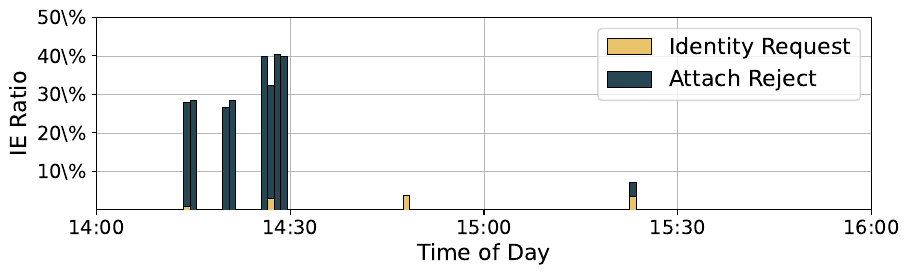

The script that saved this image:
# Visualize Cellular Network Captures

# Import all prerequisite packages
import pandas as pd
import matplotlib
import matplotlib.pyplot as plt
from datetime import datetime
import numpy as np
from pathlib import Path

# Function to plot capture results on a 24 hour scale
def plot_data(connections_file, file_path):

    # Message Dict
    message_ratios_dict = {"Identity Request": [],
                           "Attach Reject": [],
                           "TAU Reject": [],
                           "Detach Request": [],
                           "Attach Reject": [],
                           "Service Reject": []}
    # Message color settings
    message_color_dict = {'Identity Request':               '#E9C46A',
                          'Authentication Reject':          '#BB2532',
                          'Location Updating Reject':       '#21A179',
                          'CM Service Reject':              '#D76A03',
                          'Attach Reject':                  '#264653',
                          'Detach Request':                 '#F4A261',
                          'RAU Reject':                     '#BB2532',
                          'Authentication Cipher Reject':   '#21A179',
                          'Service Reject':                 '#E76F51',
                          'TAU Reject':                     '#2A9D8F'}

    # Pre-plot settings
    matplotlib.rc("font", size=16)
    matplotlib.rc("xtick", labelsize=14)
    matplotlib.rc("ytick", labelsize=14)
    fig, ax = plt.subplots(figsize=(10,2.5))
    plt.grid(visible=True,
             linewidth=0.5,
             alpha=0.9)
    xticks_minutes = np.arange(840, 961, 30)
    yticks_ratios = np.arange(0.1, 0.51, 0.1)
    ax.set(xlim=(840, 960),
        xticks=xticks_minutes,
        xticklabels=[pd.to_datetime(tm, unit='m').strftime("%H:%M") for tm in xticks_minutes],
        xlabel='Time of Day',
        ylim=(0,0.5),
        yticks=yticks_ratios,
        yticklabels=["{:.0%}".format(my_yticklabel).replace('%', r'\%') for my_yticklabel in yticks_ratios],
        ylabel='IE Ratio')

    # Ensure file is in pcap format
    if not connections_file.endswith('.pkl'): return

    # Read in dataframe
    connections_df = pd.read_pickle(connections_file)

    # Iterate through IMSI-exposing messages
    my_df = connections_df.loc[connections_df['IMSI-Exposing Message'] != '']
    bins = []
    for exposure in my_df.iterrows():
        epoch = exposure[1]['Timestamp']
        start = float(epoch - (epoch % 60))
        if start not in bins:
            bins.append(start)
            end = start + 60
            relevant_df = connections_df.loc[(connections_df['Timestamp'] >= start) & (connections_df['Timestamp'] < end)]
            for message in message_ratios_dict.keys():
                message_ratios_dict[message].append(len(relevant_df.loc[relevant_df['IMSI-Exposing Message'] == message]) / len(relevant_df))

    # Convert epoch bins to minute bins
    for i in range(0,len(bins)):
        dt = datetime.fromtimestamp(bins[i])
        bins[i] = dt.hour * 60 + dt.minute
    
    # Scatter plot
    bottom_list = [0] * len(message_ratios_dict['Identity Request'])
    for message in message_ratios_dict.keys():
        if not all(v == 0 for v in message_ratios_dict[message]):
            plt.bar(bins,
                    message_ratios_dict[message],
                    width=1,
                    label=message,
                    bottom=bottom_list,
                    color=message_color_dict[message],
                    linewidth=0.4,
                    edgecolor="black",
                    zorder = 3)
            bottom_list = [sum(x) for x in zip(message_ratios_dict[message], bottom_list)]

    plt.legend()
    plt.savefig(file_path, bbox_inches='tight')

# Plot Event LTE Data
data_directory = Path("../data/")
plot_data(str(data_directory / 'lte/event/event.pkl'), 'event.pdf')
plot_data(str(data_directory / "lte/event/provider-2.pkl"), 'event-benchmark.pdf')